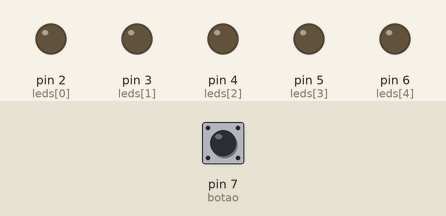
Simulated run of this sketch. Board: Arduino Uno, built with avr-gcc and run on an emulated ATmega328P. On the bench: output pins drawn as LEDs (lit = HIGH). Inputs (shaded band) come from the test bench; at power-on: pin 7 (botao) HIGH. Random numbers use the default seed unless the sketch sets one.

Above: at 1.2 s.
1.3 s: pin 7 (botao) pulled LOW for 0.15 s
At 1.87 s:
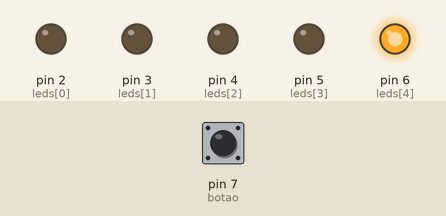
At 2.47 s:
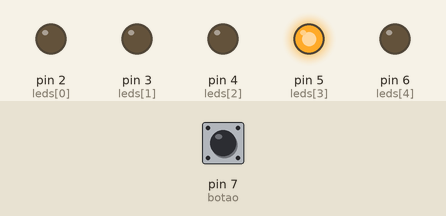
Timing chart, 0 to 10.3 s (numbered marks = the images above; inputs shaded):
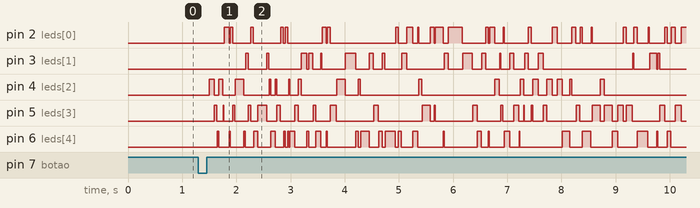

The sketch:

rolling_vulcan_leds_update_30s.ino
```cpp
const int leds[] = {2, 3, 4, 5, 6};
const int numLeds = 5;
const int botao = 7;

bool estado = false;          // indica se está piscando ou não
unsigned long inicioPiscar = 0; // guarda quando começou o efeito
const unsigned long duracao = 30000; // 30 segundos em ms

void setup() {
  for (int i = 0; i < numLeds; i++) {
    pinMode(leds[i], OUTPUT);
  }
  pinMode(botao, INPUT_PULLUP);
}

void loop() {
  static bool botaoPressionado = false;

  // Detecta clique no botão
  if (digitalRead(botao) == LOW) {
    if (!botaoPressionado) {
      estado = true;                 // ativa efeito
      inicioPiscar = millis();       // registra tempo de início
      botaoPressionado = true;
      delay(200); // debounce simples
    }
  } else {
    botaoPressionado = false;
  }

  // Se efeito está ativo, verifica tempo
  if (estado) {
    if (millis() - inicioPiscar <= duracao) {
      // ainda dentro dos 30s → pisca aleatoriamente
      int ledIndex = random(numLeds);
      int tempoPiscar = random(10, 100);

      digitalWrite(leds[ledIndex], HIGH);
      delay(tempoPiscar);
      digitalWrite(leds[ledIndex], LOW);

      delay(random(1, 5));
    } else {
      // tempo acabou → desliga LEDs e reseta estado
      estado = false;
      for (int i = 0; i < numLeds; i++) {
        digitalWrite(leds[i], LOW);
      }
    }
  } else {
    // estado desligado → garante LEDs apagados
    for (int i = 0; i < numLeds; i++) {
      digitalWrite(leds[i], LOW);
    }
  }
}
```
